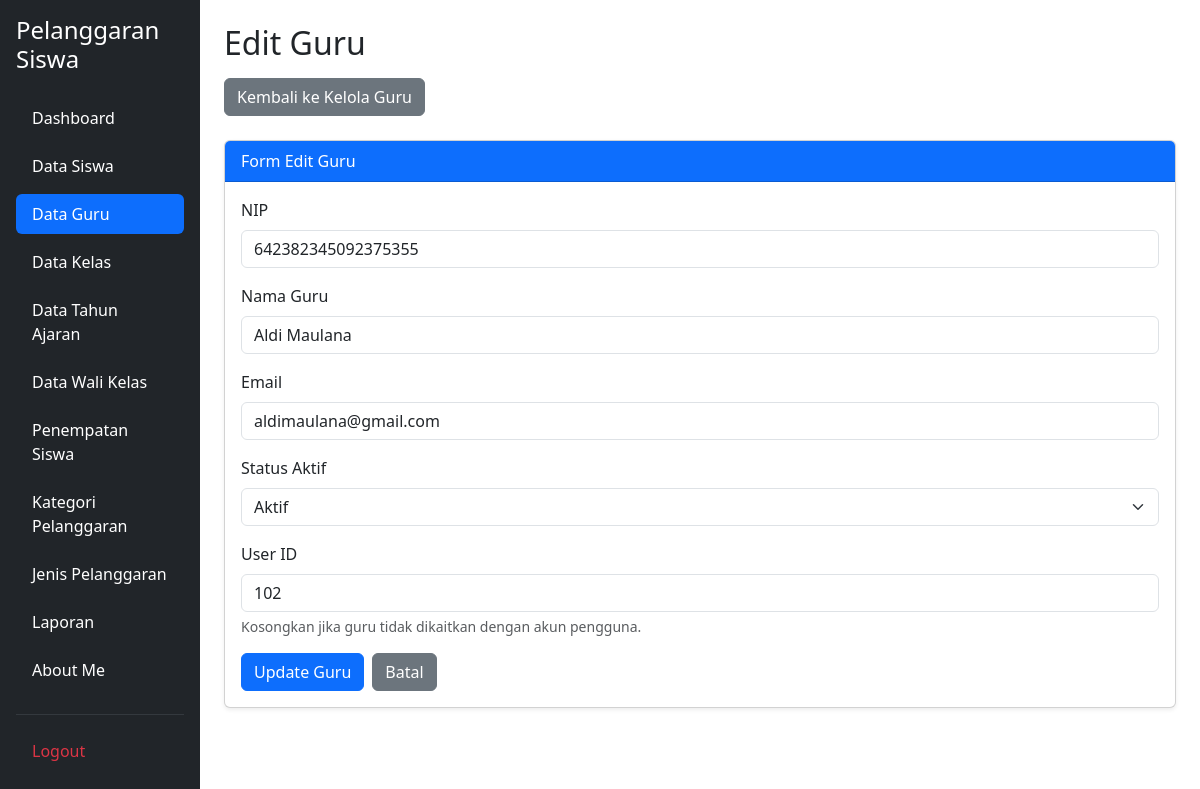
/edit_guru.php?id=52 (signed in), run on the app's committed database.
### tables this page shows
CREATE TABLE `t_guru` (
  `id` int(11) NOT NULL,
  `nip` varchar(30) NOT NULL,
  `nama` varchar(150) DEFAULT NULL,
  `email` varchar(150) NOT NULL,
  `status_aktif` tinyint(1) NOT NULL,
  `user_id` int(11) NOT NULL,
  `created_at` timestamp NOT NULL DEFAULT current_timestamp(),
  `updated_at` timestamp NOT NULL DEFAULT current_timestamp()
);

### edit_guru.php (the view, shortened to what this page needs)
<?php
include 'config/koneksi.php';
$id = isset($_GET['id']) ? (int) $_GET['id'] : 0;
$stmt = mysqli_prepare($koneksi, "SELECT * FROM t_guru WHERE id = ?");
mysqli_stmt_bind_param($stmt, "i", $id);
mysqli_stmt_execute($stmt);
$hasil = mysqli_stmt_get_result($stmt);
$data = mysqli_fetch_assoc($hasil);
?>
<!DOCTYPE html>
<html lang="id">
<head>
    <link href="https://cdn.jsdelivr.net/npm/bootstrap@5.3.8/dist/css/bootstrap.min.css"
          rel="stylesheet">
</head>
<body>
<div class="container-fluid">
    <div class="row">
        <?php include 'layout/sidebar.php'; ?>
        <main class="col-md-9 col-lg-10 p-4">
            <div class="mb-4">
                <h2 class="mb-3">Edit Guru</h2>
                <a href="kelola_guru.php" class="btn btn-secondary">
                    Kembali ke Kelola Guru
                </a>
            </div>
            <div class="card shadow-sm">
                <div class="card-header bg-primary text-white">
                    Form Edit Guru
                </div>
                <div class="card-body">
                    <form action="proses_edit_guru.php" method="POST">
                        <div class="mb-3">
                            <label for="nip" class="form-label">NIP</label>
                            <input type="text"
                                   class="form-control"
                                   id="nip"
                                   name="nip"
                                   value="<?= htmlspecialchars($data['nip'] ?? ''); ?>"
                                   required>
                        </div>
                        <div class="mb-3">
                            <label for="nama" class="form-label">
                                Nama Guru
                            </label>
                            <input type="text"
                                   class="form-control"
                                   id="nama"
                                   name="nama"
                                   value="<?= htmlspecialchars($data['nama'] ?? ''); ?>"
                                   required>
                        </div>
                        <div class="mb-3">
                            <label for="email" class="form-label">Email</label>
                            <input type="email"
                                   class="form-control"
                                   id="email"
                                   name="email"
                                   value="<?= htmlspecialchars($data['email'] ?? ''); ?>"
                                   required>
                        </div>
                        <div class="mb-3">
                            <label for="status_aktif" class="form-label">
                                Status Aktif
                            </label>
                            <select class="form-select"
                                    id="status_aktif"
                                    name="status_aktif"
                                    required>
                                <option value="1"
                                    <?= ($data['status_aktif'] == 1) ? 'selected' : ''; ?>>
                                    Aktif
                                </option>
                            </select>
                        </div>
                        <div class="mb-3">
                            <label for="user_id" class="form-label">
                                User ID
                            </label>
                            <input type="number"
                                   class="form-control"
                                   id="user_id"
                                   name="user_id"
                                   min="1"
                                   value="<?= htmlspecialchars((string) ($data['user_id'] ?? '')); ?>"
                                   placeholder="Masukkan User ID jika tersedia">
                            <div class="form-text">
                                Kosongkan jika guru tidak dikaitkan dengan akun pengguna.
                            </div>
                        </div>
                        <div class="d-flex gap-2">
                            <button type="submit" class="btn btn-primary">
                                Update Guru
                            </button>
                            <a href="kelola_guru.php" class="btn btn-secondary">
                                Batal
                            </a>
                        </div>
                    </form>
                </div>
            </div>
        </main>
    </div>
</div>
</body>
</html>

### data on the page
t_guru: nip "642382345092375355", nama "Aldi Maulana", email "aldimaulana@gmail.com", status_aktif "Aktif", user_id "102"
